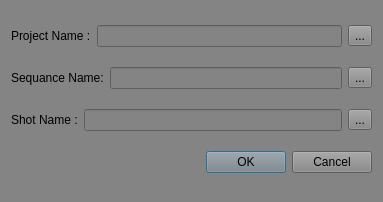
<?xml version="1.0" encoding="UTF-8"?>
<ui version="4.0">
 <class>Dialog</class>
 <widget class="QDialog" name="Dialog">
  <property name="geometry">
   <rect>
    <x>0</x>
    <y>0</y>
    <width>383</width>
    <height>202</height>
   </rect>
  </property>
  <property name="windowTitle">
   <string>Dialog</string>
  </property>
  <property name="styleSheet">
   <string notr="true">background-color: rgb(132, 132, 132);</string>
  </property>
  <layout class="QGridLayout" name="gridLayout">
   <item row="0" column="0">
    <layout class="QHBoxLayout" name="horizontalLayout">
     <item>
      <widget class="QLabel" name="project_LB">
       <property name="text">
        <string>Project Name :</string>
       </property>
      </widget>
     </item>
     <item>
      <widget class="QLineEdit" name="project_LE"/>
     </item>
     <item>
      <widget class="QToolButton" name="Project_TB">
       <property name="text">
        <string>...</string>
       </property>
      </widget>
     </item>
    </layout>
   </item>
   <item row="1" column="0">
    <layout class="QHBoxLayout" name="horizontalLayout_2">
     <item>
      <widget class="QLabel" name="Seq_LB">
       <property name="text">
        <string>Sequance Name:</string>
       </property>
      </widget>
     </item>
     <item>
      <widget class="QLineEdit" name="Seq_LE"/>
     </item>
     <item>
      <widget class="QToolButton" name="Seq_TB">
       <property name="text">
        <string>...</string>
       </property>
      </widget>
     </item>
    </layout>
   </item>
   <item row="2" column="0">
    <layout class="QHBoxLayout" name="horizontalLayout_3">
     <item>
      <widget class="QLabel" name="Shot_LB">
       <property name="text">
        <string>Shot Name :</string>
       </property>
      </widget>
     </item>
     <item>
      <widget class="QLineEdit" name="Shot_LE"/>
     </item>
     <item>
      <widget class="QToolButton" name="Shot_TB">
       <property name="text">
        <string>...</string>
       </property>
      </widget>
     </item>
    </layout>
   </item>
   <item row="3" column="0">
    <widget class="QDialogButtonBox" name="create_buttons">
     <property name="orientation">
      <enum>Qt::Horizontal</enum>
     </property>
     <property name="standardButtons">
      <set>QDialogButtonBox::Cancel|QDialogButtonBox::Ok</set>
     </property>
    </widget>
   </item>
  </layout>
 </widget>
 <resources/>
 <connections>
  <connection>
   <sender>create_buttons</sender>
   <signal>accepted()</signal>
   <receiver>Dialog</receiver>
   <slot>accept()</slot>
   <hints>
    <hint type="sourcelabel">
     <x>248</x>
     <y>254</y>
    </hint>
    <hint type="destinationlabel">
     <x>157</x>
     <y>274</y>
    </hint>
   </hints>
  </connection>
  <connection>
   <sender>create_buttons</sender>
   <signal>rejected()</signal>
   <receiver>Dialog</receiver>
   <slot>reject()</slot>
   <hints>
    <hint type="sourcelabel">
     <x>316</x>
     <y>260</y>
    </hint>
    <hint type="destinationlabel">
     <x>286</x>
     <y>274</y>
    </hint>
   </hints>
  </connection>
 </connections>
</ui>
